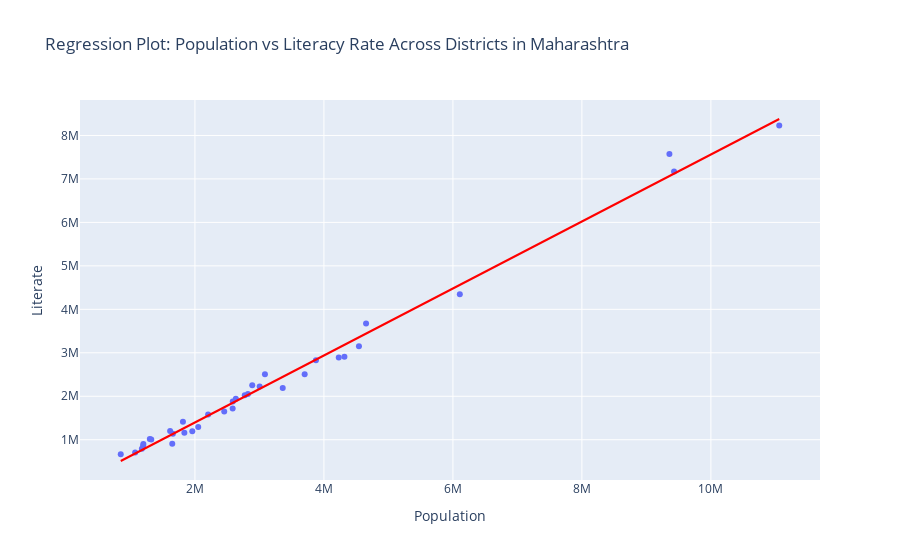

Here is the notebook cell this chart was saved with:
### Markdown cell above
#### 3.4 Regression Plot

### Code cell
# Prepare the data for the regression plot
df1 = df[["Population", "Literate"]]
df1 = df1.dropna()

# Create the regression plot
fig = px.scatter(
    df1,
    x="Population",
    y="Literate",
    trendline="ols",
    trendline_color_override="red",
    title="Regression Plot: Population vs Literacy Rate Across Districts in Maharashtra",
)

# Display the plot
fig.update_layout(scene_zaxis_type="log")
fig.show()

### Figure 1 — Plotly figure (JSON) as saved in the notebook; plotly's stock layout.template omitted (floating-point values rounded to 4 significant figures)
{"data": [{"hovertemplate": "Population=%{x}<br>Literate=%{y}<extra></extra>", "legendgroup": "", "marker": {"color": "#636efa", "symbol": "circle"}, "mode": "markers", "name": "", "orientation": "v", "showlegend": false, "type": "scatter", "x": [1648295, 2050862, 4229917, 2586258, 1813906, 1197160, 2888445, 1300774, 4653570, 1200334, 1322507, 1072942, 2204307, 2772348, 3361292, 1177345, 1836086, 1959046, 3701282, 6107187, 11060148, 9356962, 3085411, 2634200, 9429408, 4543159, 2585049, 2454196, 1657576, 4317756, 3003741, 1615069, 849651, 3876001, 2822143], "xaxis": "x", "y": [906509, 1293916, 2891882, 1879874, 1411281, 869917, 2251875, 1019458, 3673808, 899860, 1004243, 708365, 1578615, 2022574, 2189425, 790743, 1157814, 1195523, 2503837, 4345366, 8227161, 7575485, 2509022, 1939994, 7171723, 3151890, 1718507, 1650672, 1137810, 2910676, 2225694, 1199392, 666067, 2825845, 2049467], "yaxis": "y"}, {"hovertemplate": "<b>OLS trendline</b><br>Literate = 0.770581 * Population + -143979<br>R<sup>2</sup>=0.991371<br><br>Population=%{x}<br>Literate=%{y} <b>(trend)</b><extra></extra>", "legendgroup": "", "line": {"color": "red"}, "marker": {"color": "#636efa", "symbol": "circle"}, "mode": "lines", "name": "", "showlegend": false, "type": "scatter", "x": [849651, 1072942, 1177345, 1197160, 1200334, 1300774, 1322507, 1615069, 1648295, 1657576, 1813906, 1836086, 1959046, 2050862, 2204307, 2454196, 2585049, 2586258, 2634200, 2772348, 2822143, 2888445, 3003741, 3085411, 3361292, 3701282, 3876001, 4229917, 4317756, 4543159, 4653570, 6107187, 9356962, 9429408, 11060148], "xaxis": "x", "y": [510700.0, 682800.0, 763300.0, 778500.0, 781000.0, 858400.0, 875100.0, 1101000.0, 1126000.0, 1133000.0, 1254000.0, 1271000.0, 1366000.0, 1436000.0, 1555000.0, 1747000.0, 1848000.0, 1849000.0, 1886000.0, 1992000.0, 2031000.0, 2082000.0, 2171000.0, 2234000.0, 2446000.0, 2708000.0, 2843000.0, 3116000.0, 3183000.0, 3357000.0, 3442000.0, 4562000.0, 7066000.0, 7122000.0, 8379000.0], "yaxis": "y"}], "layout": {"legend": {"tracegroupgap": 0}, "scene": {"zaxis": {"type": "log"}}, "title": {"text": "Regression Plot: Population vs Literacy Rate Across Districts in Maharashtra"}, "xaxis": {"anchor": "y", "domain": [0, 1], "title": {"text": "Population"}}, "yaxis": {"anchor": "x", "domain": [0, 1], "title": {"text": "Literate"}}}}
